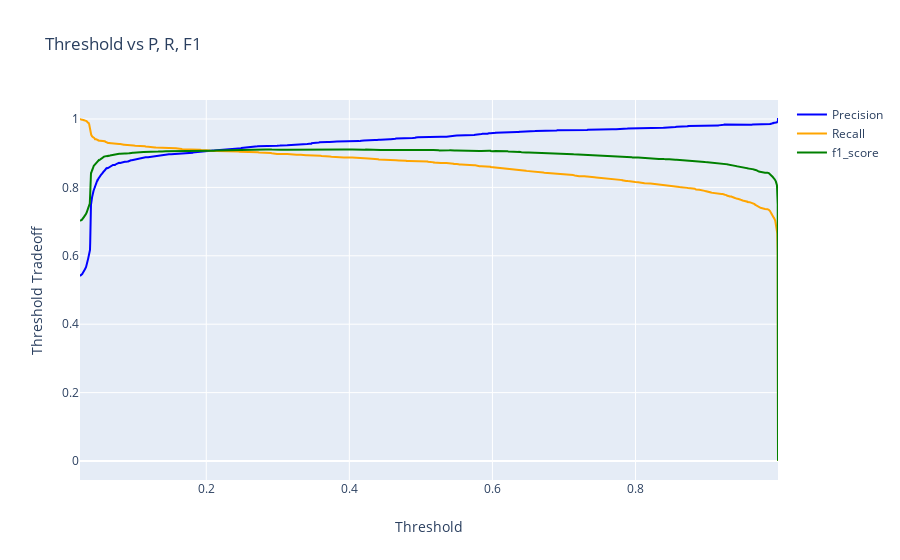

Notebook code for this chart:
### Code cell
# # print precision, recall, f1-score curve
# # precision_recall.iplot(x='Thresholds', xTitle='Decision Threshold',yTitle='Score', title='Precision/Recall Tradeoff')
# precision_recall.plot(x='Thresholds')

# Trace1 can be viewed like a geom_point() layer with various arguements
trace1 = go.Scatter(x=precision_recall.Thresholds, y = precision_recall.Precision,  marker=dict(size=5,
                line=dict(width=1),
                color="blue"
               ), 
                    mode="lines", name='Precision')
trace2 = go.Scatter(x=precision_recall.Thresholds, y = precision_recall.Recall,  marker=dict(size=5,
                line=dict(width=1),
                color="orange"
               ), 
                    mode="lines", name='Recall')

trace3 = go.Scatter(x=precision_recall.Thresholds, y = precision_recall.f1_score,  marker=dict(size=5,
                line=dict(width=1),
                color="green"
               ), 
                    mode="lines", name='f1_score')



data1 = go.Data([trace1, trace2, trace3])
layout1=go.Layout(title="Threshold vs P, R, F1", xaxis={'title':'Threshold'}, yaxis={'title':'Threshold Tradeoff'})
figure1=go.Figure(data=data1,layout=layout1)
iplot(figure1)

### Figure 1 — Plotly figure (JSON) as saved in the notebook; plotly's stock layout.template omitted (floating-point values rounded to 4 significant figures; data arrays with more than 128 entries replaced by an {"elided": "..."} marker saying what was removed)
{"data": [{"marker": {"color": "blue", "line": {"width": 1}, "size": 5}, "mode": "lines", "name": "Precision", "type": "scatter", "x": {"elided": "3488 float values"}, "y": {"elided": "3488 float values"}}, {"marker": {"color": "orange", "line": {"width": 1}, "size": 5}, "mode": "lines", "name": "Recall", "type": "scatter", "x": {"elided": "3488 float values"}, "y": {"elided": "3488 float values"}}, {"marker": {"color": "green", "line": {"width": 1}, "size": 5}, "mode": "lines", "name": "f1_score", "type": "scatter", "x": {"elided": "3488 float values"}, "y": {"elided": "3488 float values"}}], "layout": {"title": {"text": "Threshold vs P, R, F1"}, "xaxis": {"title": {"text": "Threshold"}}, "yaxis": {"title": {"text": "Threshold Tradeoff"}}}}
